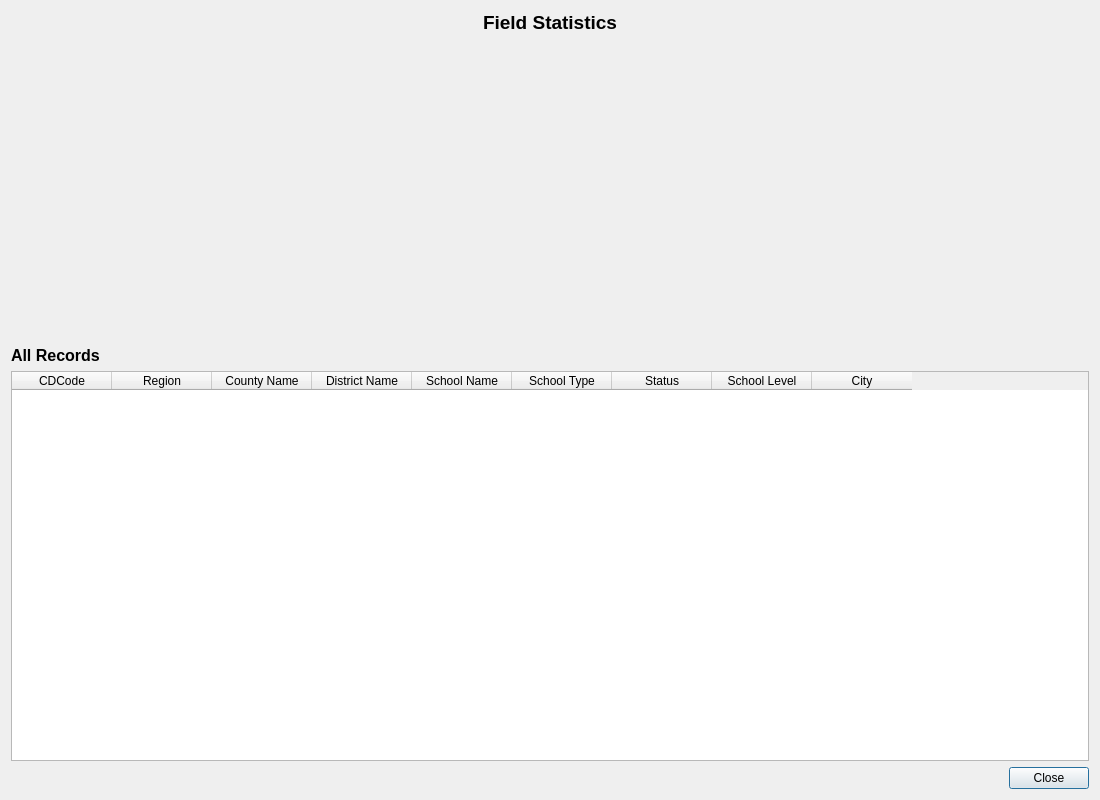
<ui version="4.0" >
 <class>GraphInfoDialogBase</class>
 <widget class="QDialog" name="GraphInfoDialogBase" >
  <property name="geometry" >
   <rect>
    <x>0</x>
    <y>0</y>
    <width>1100</width>
    <height>800</height>
   </rect>
  </property>
  <property name="windowTitle" >
   <string>Graph layer</string>
  </property>
  <layout class="QVBoxLayout" name="verticalLayout">
   <item>
    <widget class="QLabel" name="label_title">
     <property name="text">
      <string>Field Statistics</string>
     </property>
     <property name="alignment">
      <set>Qt::AlignCenter</set>
     </property>
     <property name="font">
      <font>
       <pointsize>14</pointsize>
       <weight>75</weight>
       <bold>true</bold>
      </font>
     </property>
    </widget>
   </item>
   <item>
    <widget class="QWidget" name="graph_widget" native="true">
     <property name="minimumSize">
      <size>
       <width>0</width>
       <height>300</height>
      </size>
     </property>
    </widget>
   </item>
   <item>
    <widget class="QLabel" name="label_table">
     <property name="text">
      <string>All Records</string>
     </property>
     <property name="font">
      <font>
       <pointsize>12</pointsize>
       <weight>75</weight>
       <bold>true</bold>
      </font>
     </property>
    </widget>
   </item>
   <item>
    <widget class="QTableWidget" name="data_table">
     <property name="minimumSize">
      <size>
       <width>0</width>
       <height>200</height>
      </size>
     </property>
     <property name="alternatingRowColors">
      <bool>true</bool>
     </property>
     <property name="sortingEnabled">
      <bool>false</bool>
     </property>
     <column>
      <property name="text">
       <string>CDCode</string>
      </property>
     </column>
     <column>
      <property name="text">
       <string>Region</string>
      </property>
     </column>
     <column>
      <property name="text">
       <string>County Name</string>
      </property>
     </column>
     <column>
      <property name="text">
       <string>District Name</string>
      </property>
     </column>
     <column>
      <property name="text">
       <string>School Name</string>
      </property>
     </column>
     <column>
      <property name="text">
       <string>School Type</string>
      </property>
     </column>
     <column>
      <property name="text">
       <string>Status</string>
      </property>
     </column>
     <column>
      <property name="text">
       <string>School Level</string>
      </property>
     </column>
     <column>
      <property name="text">
       <string>City</string>
      </property>
     </column>
    </widget>
   </item>
   <item>
    <widget class="QDialogButtonBox" name="button_box">
     <property name="orientation">
      <enum>Qt::Horizontal</enum>
     </property>
     <property name="standardButtons">
      <set>QDialogButtonBox::Close</set>
     </property>
    </widget>
   </item>
  </layout>
 </widget>
 <resources/>
 <connections>
  <connection>
   <sender>button_box</sender>
   <signal>accepted()</signal>
   <receiver>GraphInfoDialogBase</receiver>
   <slot>accept()</slot>
   <hints>
    <hint type="source_label" >
     <x>248</x>
     <y>254</y>
    </hint>
    <hint type="destination_label" >
     <x>157</x>
     <y>274</y>
    </hint>
   </hints>
  </connection>
  <connection>
   <sender>button_box</sender>
   <signal>rejected()</signal>
   <receiver>GraphInfoDialogBase</receiver>
   <slot>reject()</slot>
   <hints>
    <hint type="source_label" >
     <x>316</x>
     <y>260</y>
    </hint>
    <hint type="destination_label" >
     <x>286</x>
     <y>274</y>
    </hint>
   </hints>
  </connection>
 </connections>
</ui>
